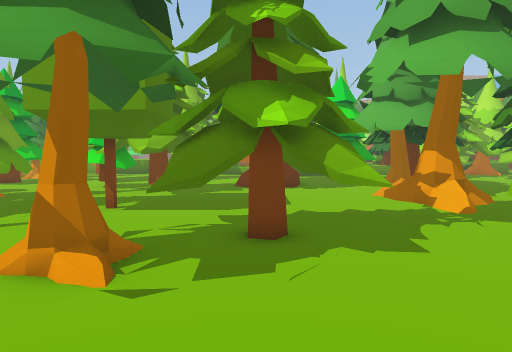
view 1 (above)

24 first-person views from a walk through a 3-D level made in the Unity game engine. The camera is 1.5 m above the floor, tilts 4° down and sees 70° across. The floor is counted in squares, 1 m on a side. Each view is taken from the middle of a square. On the plan, view 1 faces up. The plan holds only what a view shows up to about 16 squares ahead; the rest is blank. The place goes on beyond the plan. The player character is not drawn.

view 2
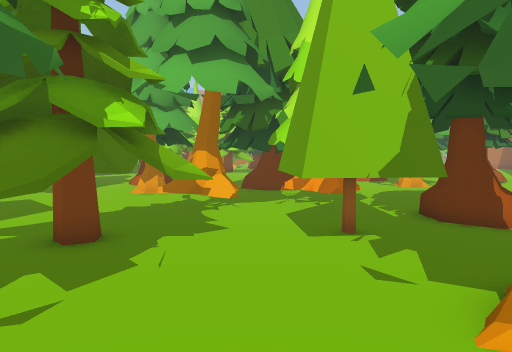

view 3
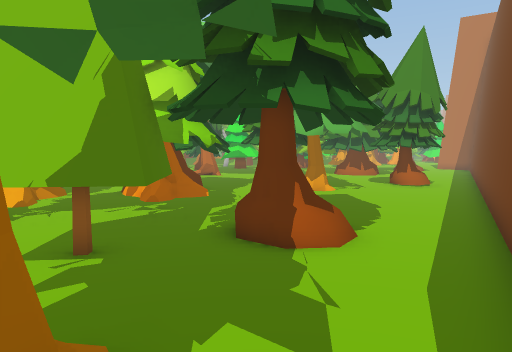

view 4
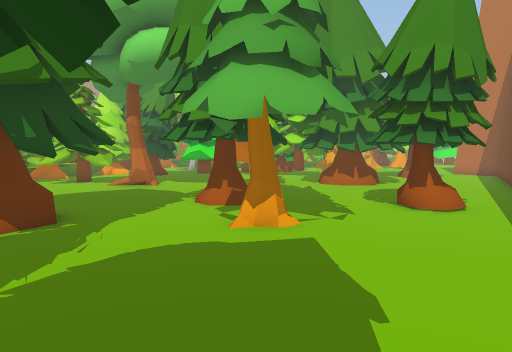

view 5
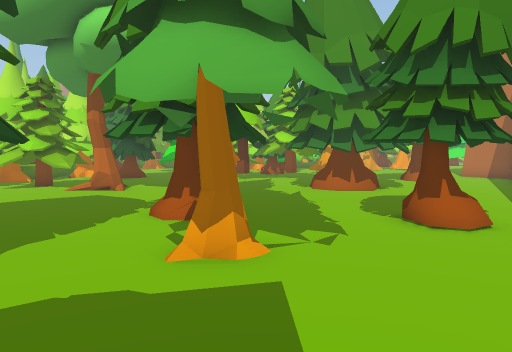

view 6
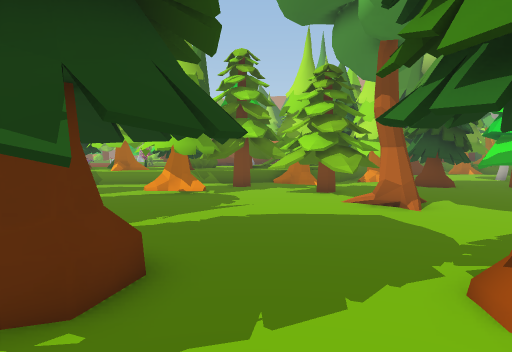

view 7
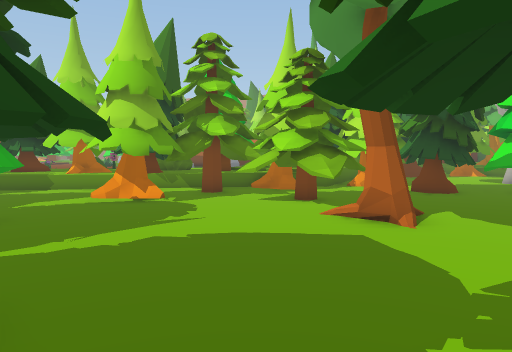

view 8
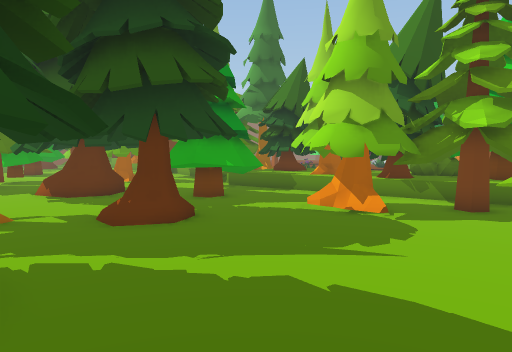

view 9
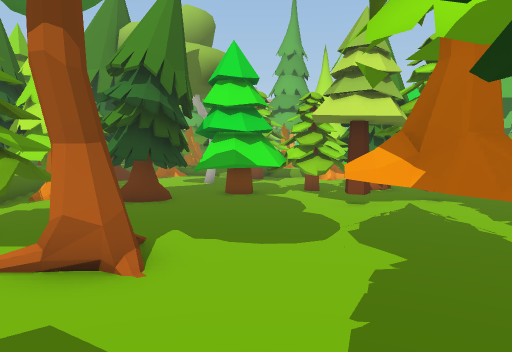

view 10
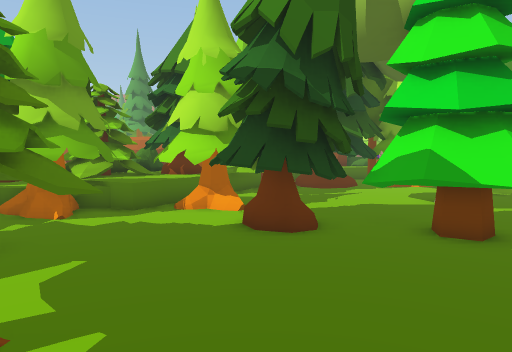

view 11
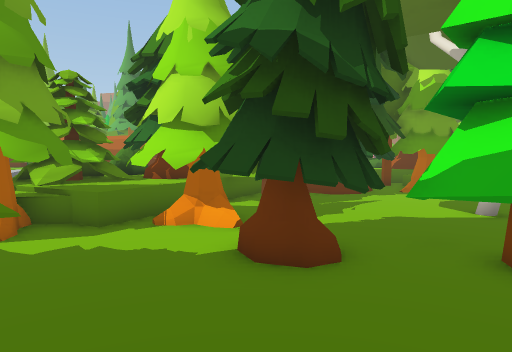

view 12
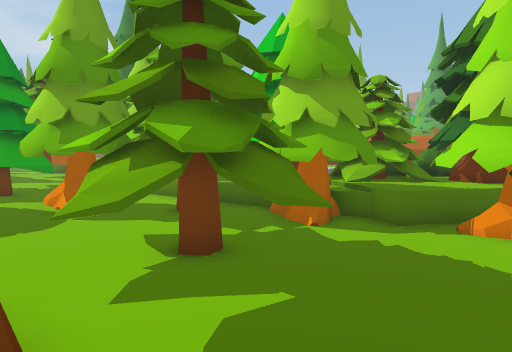

view 13
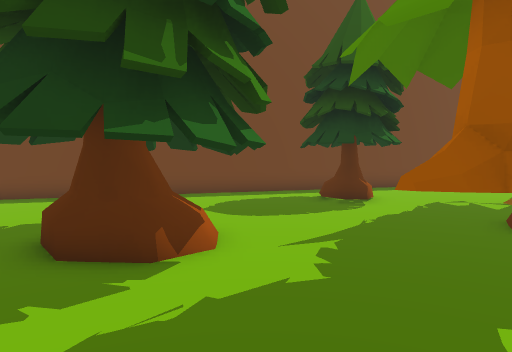

view 14
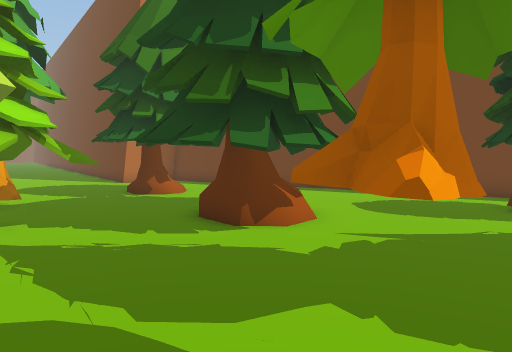

view 15
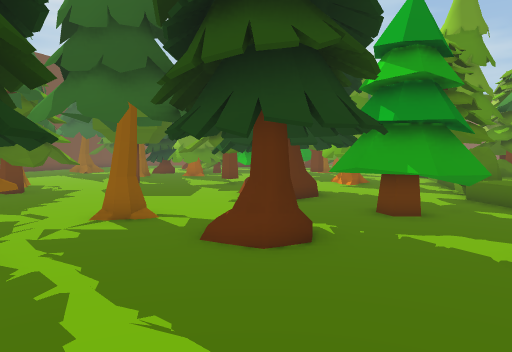

view 16
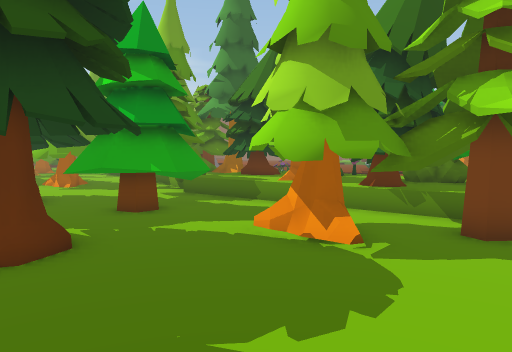

view 17
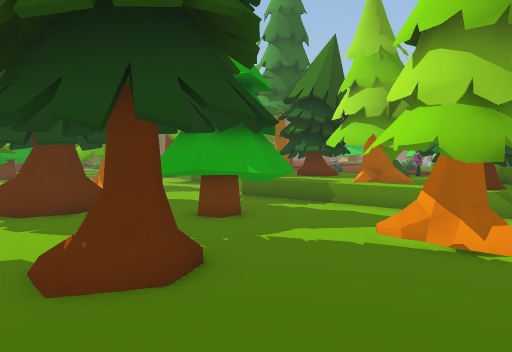

view 18
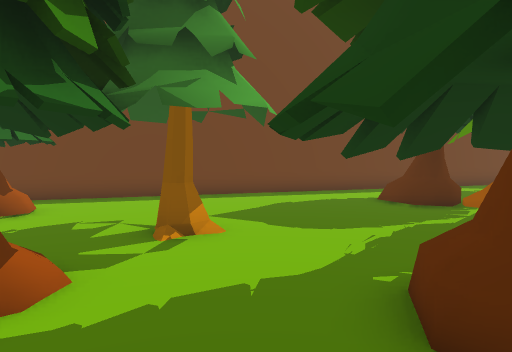

view 19
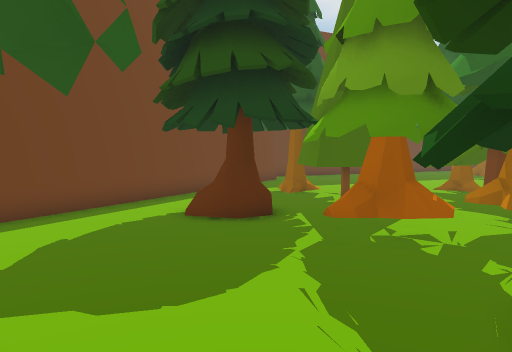

view 20
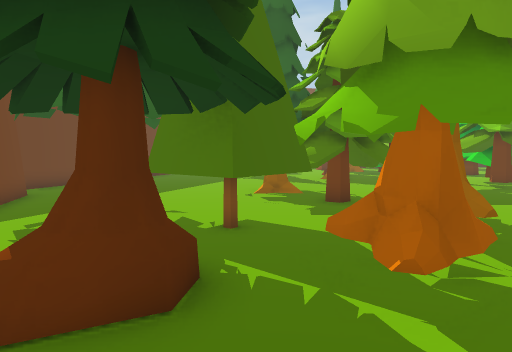

view 21
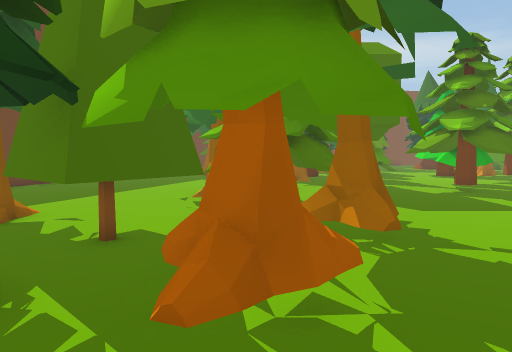

view 22
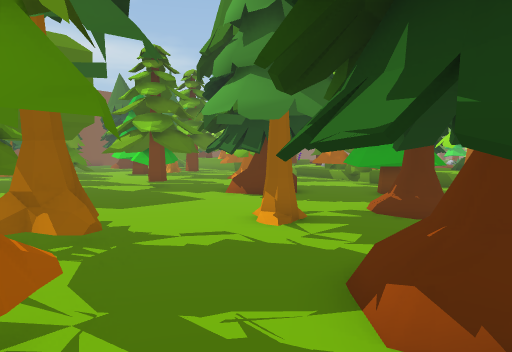

view 23
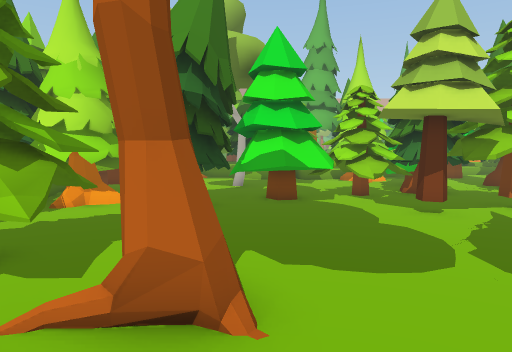

view 24
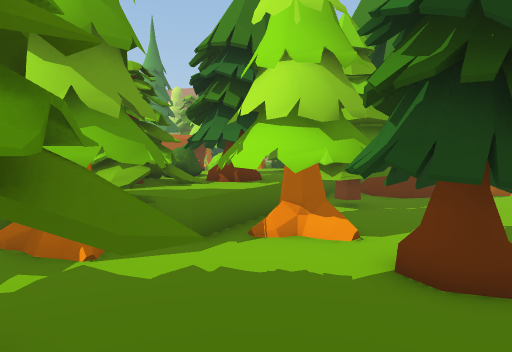

### Floor plan
Key: @ floor where view 1 was taken; # wall or solid block; . main floor; : floor 0.5 m higher than the main floor; / step, stairs or slope; ^ raised ledge; O other object.
Columns run from 3 left of view 1 to 24 right of it. Each row starts with its distance up from view 1.
 32                            O
 31                      OO    O
 30                      OOOO OO
 29                     O OOOOOO
 28                  OOO#OO  OO.
 27                  OOOO#OOO..
 26 OO           O  OOOOO#OO...
 25 OOOOOOOO  :OOOOOOOO^O O....O
 24 O  OOOOO OOOOOOOOOOOOOO....O
 23    OOOOOOOOOOOOOOOOOOOOO...
 22    OOO OOO^OOOOOOOO..OOOOOO
 21    ..O.....  OOOOOO..OOOOOOO
 20 OO.....OO..OOOOOOOOO..OOOOOO
 19 O.....OOOO.OOO..OOOO.....OOO
 18 O..O..OOOO..O....OO........O
 17   O O.OOO.........O.........
 16  .O OOO..O.........O......OO
 15 O.OOO.O..OO........O.......O
 14 OO.OOO......................
 13  O...........O.......OO.....
 12 O......O#..O.........##..OOO
 11 ..........OOOO..........OOOO
 10 ..........OOOO.O..O ....OOOO
  9 ...........OOOO...O/....OOOO
  8 ..OOO.#OO...OO....O......OOO
  7 ..OOO..OOOOO....O...........
  6 ..OOO...#OO.....OO....O.....
  5 OOOOOO.O OOO........OOO.....
  4 .O....OOO...........OOO.....
  3 ......OOO.OO.............###
  2 .......O.OOO.........#####
  1 ..................####
  0 ...@.OO.......#####
 -1 ...  ......####
 -2 .......#####
 -3 ....####
 -4 ..###
 -5 #

Where each view was taken, in squares from view 1:
view 1: 0 up, 0 right, facing up
view 2: 0 up, 2 left, facing up-right
view 3: 2 down, 2 right, facing up-right
view 4: 1 up, 8 right, facing up-right
view 5: 2 up, 10 right, facing up-right
view 6: 6 up, 12 right, facing up
view 7: 8 up, 13 right, facing up
view 8: 11 up, 14 right, facing up-left
view 9: 11 up, 14 right, facing up-right
view 10: 14 up, 19 right, facing up
view 11: 16 up, 19 right, facing up
view 12: 16 up, 19 right, facing up-left
view 13: 16 up, 21 right, facing down
view 14: 16 up, 17 right, facing down-right
view 15: 15 up, 13 right, facing left
view 16: 14 up, 13 right, facing up-left
view 17: 13 up, 11 right, facing up-left
view 18: 13 up, 12 right, facing down
view 19: 9 up, 13 right, facing down-left
view 20: 4 up, 11 right, facing left
view 21: 6 up, 10 right, facing left
view 22: 6 up, 10 right, facing up-left
view 23: 13 up, 14 right, facing up-right
view 24: 17 up, 17 right, facing up
